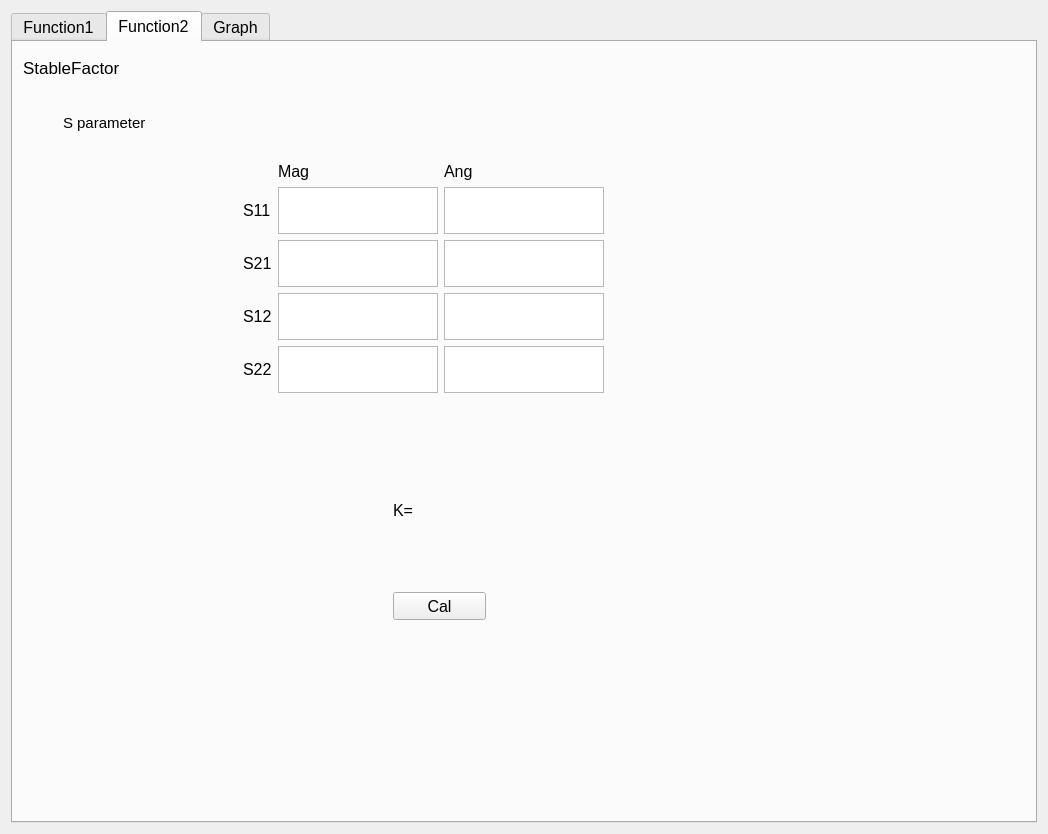
<?xml version="1.0" encoding="UTF-8"?>
<ui version="4.0">
 <class>Calculator</class>
 <widget class="QDialog" name="Calculator">
  <property name="geometry">
   <rect>
    <x>0</x>
    <y>0</y>
    <width>1048</width>
    <height>834</height>
   </rect>
  </property>
  <property name="windowTitle">
   <string>Dialog</string>
  </property>
  <layout class="QHBoxLayout" name="horizontalLayout">
   <item>
    <widget class="QTabWidget" name="tabWidget">
     <property name="font">
      <font>
       <pointsize>12</pointsize>
      </font>
     </property>
     <property name="currentIndex">
      <number>1</number>
     </property>
     <widget class="QWidget" name="tab">
      <attribute name="title">
       <string>Function1</string>
      </attribute>
      <widget class="QLabel" name="label">
       <property name="geometry">
        <rect>
         <x>11</x>
         <y>11</y>
         <width>231</width>
         <height>22</height>
        </rect>
       </property>
       <property name="font">
        <font>
         <pointsize>13</pointsize>
        </font>
       </property>
       <property name="text">
        <string>G Parameter Calculate</string>
       </property>
      </widget>
      <widget class="QWidget" name="verticalLayoutWidget">
       <property name="geometry">
        <rect>
         <x>680</x>
         <y>50</y>
         <width>139</width>
         <height>57</height>
        </rect>
       </property>
       <layout class="QVBoxLayout" name="verticalLayout">
        <item>
         <widget class="QRadioButton" name="radioButton_1">
          <property name="text">
           <string>Butterworth</string>
          </property>
         </widget>
        </item>
        <item>
         <widget class="QRadioButton" name="radioButton_2">
          <property name="text">
           <string>Cheby</string>
          </property>
         </widget>
        </item>
       </layout>
      </widget>
      <widget class="QWidget" name="verticalLayoutWidget_2">
       <property name="geometry">
        <rect>
         <x>20</x>
         <y>40</y>
         <width>222</width>
         <height>711</height>
        </rect>
       </property>
       <layout class="QVBoxLayout" name="verticalLayout_3">
        <item>
         <widget class="QLabel" name="label_2">
          <property name="font">
           <font>
            <pointsize>13</pointsize>
           </font>
          </property>
          <property name="text">
           <string>Order:</string>
          </property>
         </widget>
        </item>
        <item>
         <widget class="QLabel" name="label_3">
          <property name="font">
           <font>
            <pointsize>13</pointsize>
           </font>
          </property>
          <property name="text">
           <string>Result:</string>
          </property>
         </widget>
        </item>
        <item>
         <widget class="QLabel" name="label_13">
          <property name="font">
           <font>
            <pointsize>12</pointsize>
           </font>
          </property>
          <property name="text">
           <string>EVEN/ODD 
Resistance:</string>
          </property>
         </widget>
        </item>
       </layout>
      </widget>
      <widget class="QPushButton" name="page1Cal">
       <property name="geometry">
        <rect>
         <x>680</x>
         <y>120</y>
         <width>121</width>
         <height>41</height>
        </rect>
       </property>
       <property name="text">
        <string>Calculate</string>
       </property>
      </widget>
      <widget class="QLineEdit" name="lineEdit">
       <property name="geometry">
        <rect>
         <x>120</x>
         <y>140</y>
         <width>61</width>
         <height>41</height>
        </rect>
       </property>
      </widget>
      <widget class="QWidget" name="verticalLayoutWidget_3">
       <property name="geometry">
        <rect>
         <x>180</x>
         <y>210</y>
         <width>671</width>
         <height>541</height>
        </rect>
       </property>
       <layout class="QVBoxLayout" name="verticalLayout_2">
        <item>
         <widget class="QTextBrowser" name="textBrowser"/>
        </item>
        <item>
         <widget class="QTextBrowser" name="textBrowser_2"/>
        </item>
       </layout>
      </widget>
      <widget class="QLineEdit" name="lineEdit_epsilon">
       <property name="geometry">
        <rect>
         <x>230</x>
         <y>140</y>
         <width>51</width>
         <height>41</height>
        </rect>
       </property>
      </widget>
      <widget class="QLineEdit" name="lineEdit_Fl">
       <property name="geometry">
        <rect>
         <x>320</x>
         <y>140</y>
         <width>101</width>
         <height>41</height>
        </rect>
       </property>
      </widget>
      <widget class="QLabel" name="label_14">
       <property name="geometry">
        <rect>
         <x>220</x>
         <y>110</y>
         <width>72</width>
         <height>21</height>
        </rect>
       </property>
       <property name="text">
        <string>Epsilon</string>
       </property>
      </widget>
      <widget class="QLabel" name="label_15">
       <property name="geometry">
        <rect>
         <x>340</x>
         <y>110</y>
         <width>71</width>
         <height>21</height>
        </rect>
       </property>
       <property name="text">
        <string>Fl(MHz)</string>
       </property>
      </widget>
      <widget class="QLineEdit" name="lineEdit_Fu">
       <property name="geometry">
        <rect>
         <x>470</x>
         <y>140</y>
         <width>101</width>
         <height>41</height>
        </rect>
       </property>
      </widget>
      <widget class="QLabel" name="label_16">
       <property name="geometry">
        <rect>
         <x>490</x>
         <y>110</y>
         <width>71</width>
         <height>20</height>
        </rect>
       </property>
       <property name="text">
        <string>Fu(MHz)</string>
       </property>
      </widget>
     </widget>
     <widget class="QWidget" name="tab_2">
      <attribute name="title">
       <string>Function2</string>
      </attribute>
      <widget class="QLabel" name="label_4">
       <property name="geometry">
        <rect>
         <x>10</x>
         <y>10</y>
         <width>151</width>
         <height>31</height>
        </rect>
       </property>
       <property name="font">
        <font>
         <pointsize>13</pointsize>
        </font>
       </property>
       <property name="text">
        <string>StableFactor</string>
       </property>
      </widget>
      <widget class="QLabel" name="label_5">
       <property name="geometry">
        <rect>
         <x>50</x>
         <y>70</y>
         <width>121</width>
         <height>21</height>
        </rect>
       </property>
       <property name="font">
        <font>
         <pointsize>11</pointsize>
        </font>
       </property>
       <property name="text">
        <string>S parameter</string>
       </property>
      </widget>
      <widget class="QWidget" name="gridLayoutWidget">
       <property name="geometry">
        <rect>
         <x>230</x>
         <y>120</y>
         <width>361</width>
         <height>231</height>
        </rect>
       </property>
       <layout class="QGridLayout" name="gridLayout">
        <item row="4" column="0">
         <widget class="QLabel" name="label_9">
          <property name="text">
           <string>S22</string>
          </property>
         </widget>
        </item>
        <item row="4" column="2">
         <widget class="QPlainTextEdit" name="plainTextEdit_8"/>
        </item>
        <item row="4" column="1">
         <widget class="QPlainTextEdit" name="plainTextEdit_7"/>
        </item>
        <item row="3" column="0">
         <widget class="QLabel" name="label_8">
          <property name="text">
           <string>S12</string>
          </property>
         </widget>
        </item>
        <item row="1" column="2">
         <widget class="QPlainTextEdit" name="plainTextEdit_2"/>
        </item>
        <item row="2" column="0">
         <widget class="QLabel" name="label_6">
          <property name="text">
           <string>S21</string>
          </property>
         </widget>
        </item>
        <item row="2" column="1">
         <widget class="QPlainTextEdit" name="plainTextEdit_3"/>
        </item>
        <item row="2" column="2">
         <widget class="QPlainTextEdit" name="plainTextEdit_4"/>
        </item>
        <item row="3" column="2">
         <widget class="QPlainTextEdit" name="plainTextEdit_6"/>
        </item>
        <item row="3" column="1">
         <widget class="QPlainTextEdit" name="plainTextEdit_5"/>
        </item>
        <item row="1" column="1">
         <widget class="QPlainTextEdit" name="plainTextEdit">
          <property name="autoFillBackground">
           <bool>false</bool>
          </property>
         </widget>
        </item>
        <item row="1" column="0">
         <widget class="QLabel" name="label_7">
          <property name="text">
           <string>S11</string>
          </property>
         </widget>
        </item>
        <item row="0" column="1">
         <widget class="QLabel" name="label_10">
          <property name="text">
           <string>Mag</string>
          </property>
         </widget>
        </item>
        <item row="0" column="2">
         <widget class="QLabel" name="label_11">
          <property name="text">
           <string>Ang</string>
          </property>
         </widget>
        </item>
       </layout>
      </widget>
      <widget class="QPushButton" name="pushButton">
       <property name="geometry">
        <rect>
         <x>380</x>
         <y>550</y>
         <width>93</width>
         <height>28</height>
        </rect>
       </property>
       <property name="text">
        <string>Cal</string>
       </property>
      </widget>
      <widget class="QLabel" name="label_12">
       <property name="geometry">
        <rect>
         <x>380</x>
         <y>460</y>
         <width>91</width>
         <height>16</height>
        </rect>
       </property>
       <property name="font">
        <font>
         <pointsize>12</pointsize>
        </font>
       </property>
       <property name="text">
        <string>K=</string>
       </property>
      </widget>
      <widget class="QLabel" name="label_17">
       <property name="geometry">
        <rect>
         <x>210</x>
         <y>520</y>
         <width>481</width>
         <height>21</height>
        </rect>
       </property>
       <property name="font">
        <font>
         <pointsize>12</pointsize>
        </font>
       </property>
       <property name="text">
        <string/>
       </property>
      </widget>
     </widget>
     <widget class="QWidget" name="tab_3">
      <attribute name="title">
       <string>Graph</string>
      </attribute>
      <widget class="QLabel" name="label_18">
       <property name="geometry">
        <rect>
         <x>170</x>
         <y>250</y>
         <width>621</width>
         <height>111</height>
        </rect>
       </property>
       <property name="font">
        <font>
         <pointsize>12</pointsize>
        </font>
       </property>
       <property name="text">
        <string>本程序由我独家开发，版本还有很多bug，后续还将继续改进，谢谢！</string>
       </property>
      </widget>
     </widget>
    </widget>
   </item>
  </layout>
 </widget>
 <resources/>
 <connections/>
</ui>
